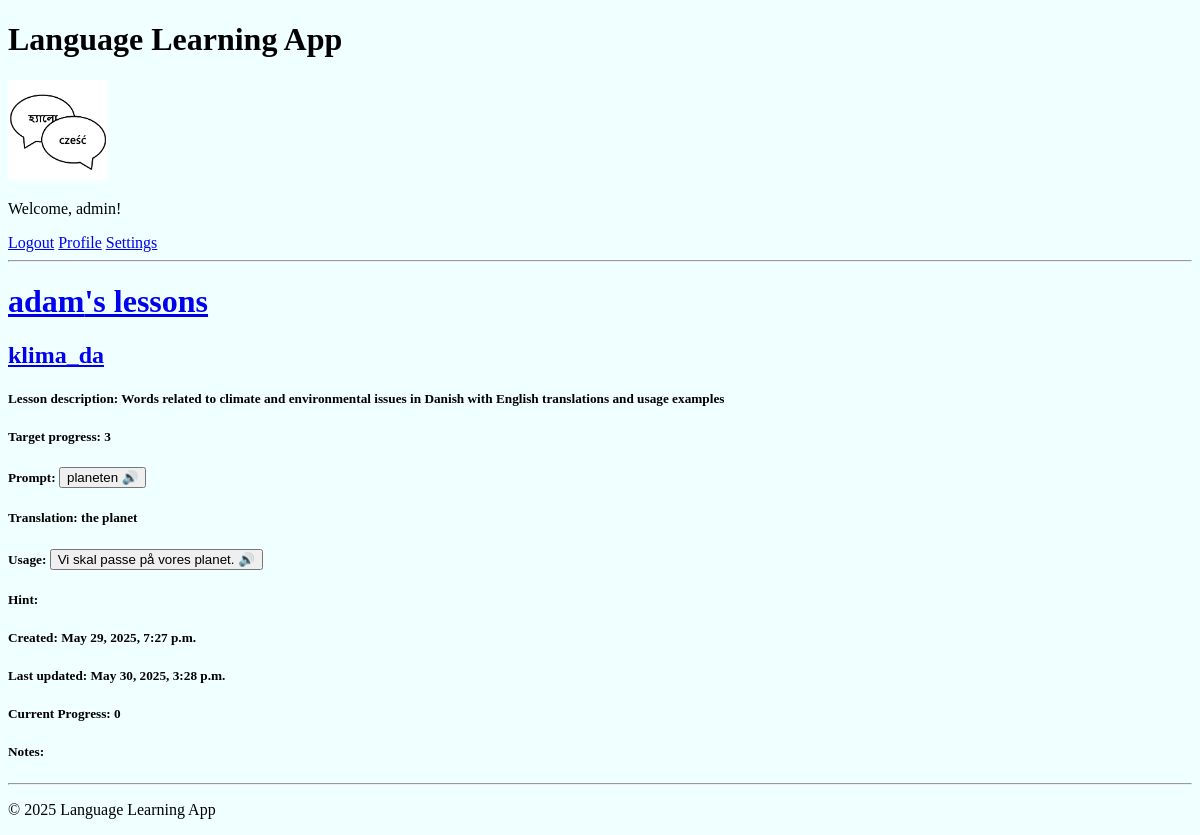
Before: /my-word-details/533/ (signed in) with the older database file.
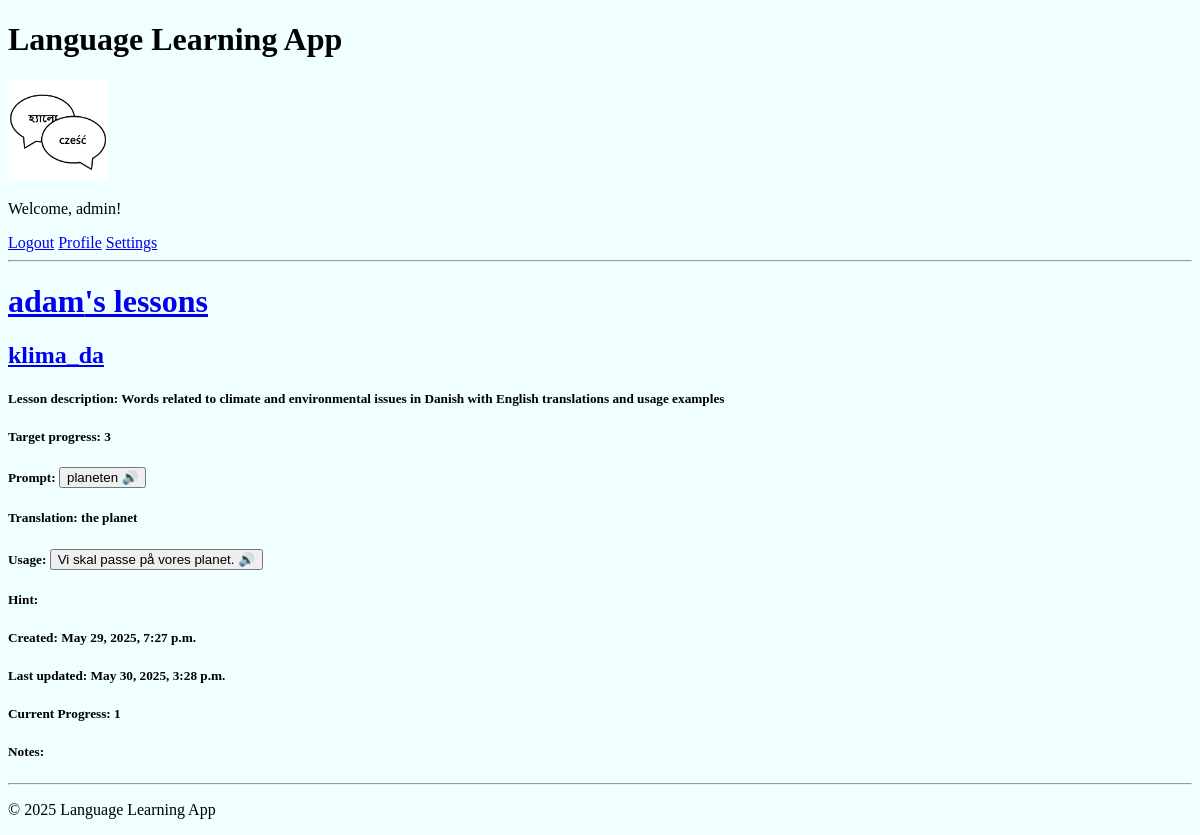
After: the same page with the newer database file.
### base/models.py (models this page shows, shortened)
class UserWord(models.Model):
    user_lesson = models.ForeignKey(
        UserLesson,
        on_delete=models.CASCADE,
        related_name="user_words",
    )
    word = models.ForeignKey(Word, on_delete=models.CASCADE)
    current_progress = models.PositiveIntegerField(default=0)
    notes = models.TextField(blank=True)
    class Meta:
        unique_together = ("user_lesson", "word")

class UserLesson(models.Model):
    user = models.ForeignKey(User, on_delete=models.CASCADE)
    lesson = models.ForeignKey(Lesson, on_delete=models.CASCADE)
    target_progress = models.PositiveIntegerField(
        default=3, validators=[MinValueValidator(1)]
    )
    practice_window = models.PositiveIntegerField(
        default=10, validators=[MinValueValidator(1)]
    )
    allowed_error_margin = models.PositiveIntegerField(
        default=0, validators=[MinValueValidator(0)]
    )
    class Meta:
        unique_together = ("user", "lesson")

class Lesson(models.Model):
    title = models.CharField(max_length=255)
    description = models.TextField(
        blank=True, help_text="Brief description of the lesson."
    )
    prompt_language = models.ForeignKey(
        Language, on_delete=models.CASCADE, related_name="prompt_lessons"
    )
    translation_language = models.ForeignKey(
        Language, on_delete=models.CASCADE, related_name="translation_lessons"
    )
    author = models.ForeignKey(
        User,
        on_delete=models.CASCADE,
        related_name="authored_lessons",
    )
    changes_log = models.TextField(
        blank=True, help_text="Log of changes made to this lesson."
    )
    access_type = models.ForeignKey(AccessType, on_delete=models.PROTECT, default=1)
    original_lesson = models.ForeignKey(
        "self", null=True, blank=True, on_delete=models.SET_NULL
    )
    updated = models.DateTimeField(auto_now=True)
    created = models.DateTimeField(auto_now_add=True)

class Word(models.Model):
    lesson = models.ForeignKey(Lesson, on_delete=models.CASCADE, related_name="words")
    prompt = models.CharField(max_length=255)
    translation = models.CharField(max_length=255)
    usage = models.TextField(blank=True)
    prompt_audio = models.FileField(upload_to="audio/prompts/", blank=True, null=True)
    usage_audio = models.FileField(upload_to="audio/usages/", blank=True, null=True)
    hint = models.CharField(max_length=255, blank=True)
    updated = models.DateTimeField(auto_now=True)
    created = models.DateTimeField(auto_now_add=True)

### base/views.py (the view)
@login_required(login_url="login")
def myWordDetails(request, my_word_id):
    myWord = UserWord.objects.filter(id=my_word_id).first()
    if not myWord:
        return HttpResponse("You do not have this word in your lesson.")
    if (
        request.user.id != myWord.user_lesson.user.id
        and request.user.is_superuser == False
    ):
        return HttpResponse("You are not allowed here!")
    context = {
        "my_word": myWord,
    }
    return render(request, "base/my_word_details.html", context)

### base/templates/base/my_word_details.html (shortened to what this page needs)
{% extends "main.html" %}
{% block content %}
<h1><a href="{% url 'my-lessons' my_word.user_lesson.user.id %}">{{my_word.user_lesson.user.username}}'s lessons</a></h1>
<h2><a href="{% url 'my-lesson-details' my_word.user_lesson.id %}">{{ my_word.user_lesson.lesson.title }}</a></h2>
<h5>Lesson description: {{ my_word.user_lesson.lesson.description }}</h5>
<h5>Target progress: {{ my_word.user_lesson.target_progress }}</h5>
<div class="my-word-container">
    <div>
        <h5>Prompt:
        {% if my_word.word.prompt_audio %}
            <button type="button" onclick="document.getElementById('prompt_audio').play()">{{ my_word.word.prompt }} 🔊</button>
        {% else %}
            {{ my_word.word.prompt }} (no audio available)
        {% endif %}
        </h5>
        <h5>Translation: {{ my_word.word.translation }} </h5>
        <h5>Usage:
        {% if my_word.word.usage_audio %}
            <button type="button" onclick="document.getElementById('usage_audio').play()">{{ my_word.word.usage }} 🔊</button>
        {% else %}
            {{ my_word.word.usage }} (no audio available)
        {% endif %}
        </h5>
        <h5>Hint: {{ my_word.word.hint }} </h5>
        <h5>Created: {{ my_word.word.created }} </h5>
        <h5>Last updated: {{ my_word.word.updated }} </h5>
        <h5>Current Progress: {{ my_word.current_progress }} </h5>
        <h5>Notes: {{ my_word.notes }} </h5>
    </div>
</div>
{% endblock content %}

Changed rows visible on the page:
changed UserWord "adam": current_progress "0" → "1"
